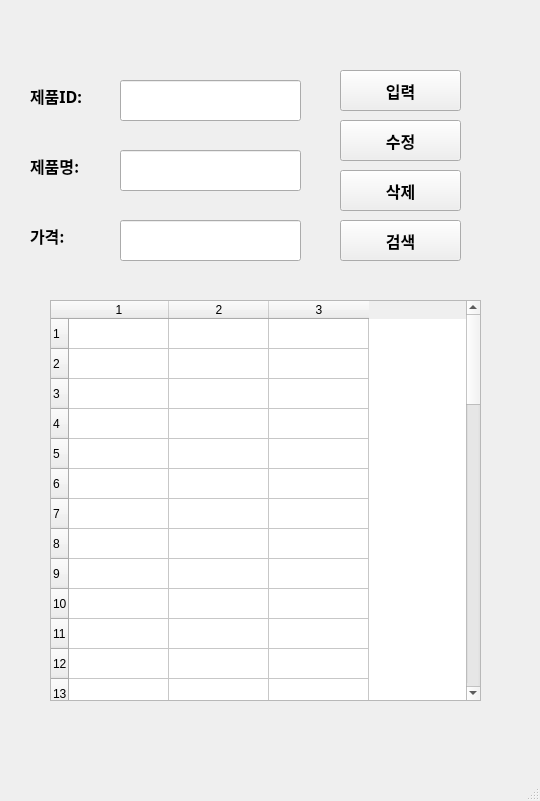
<?xml version="1.0" encoding="UTF-8"?>
<ui version="4.0">
 <class>MainWindow</class>
 <widget class="QMainWindow" name="MainWindow">
  <property name="geometry">
   <rect>
    <x>0</x>
    <y>0</y>
    <width>540</width>
    <height>801</height>
   </rect>
  </property>
  <property name="windowTitle">
   <string>MainWindow</string>
  </property>
  <widget class="QWidget" name="centralwidget">
   <widget class="QLabel" name="label">
    <property name="geometry">
     <rect>
      <x>30</x>
      <y>60</y>
      <width>111</width>
      <height>71</height>
     </rect>
    </property>
    <property name="font">
     <font>
      <family>맑은 고딕</family>
      <pointsize>12</pointsize>
      <weight>75</weight>
      <bold>true</bold>
     </font>
    </property>
    <property name="text">
     <string>제품ID:</string>
    </property>
   </widget>
   <widget class="QLabel" name="label_2">
    <property name="geometry">
     <rect>
      <x>30</x>
      <y>130</y>
      <width>111</width>
      <height>71</height>
     </rect>
    </property>
    <property name="font">
     <font>
      <family>맑은 고딕</family>
      <pointsize>12</pointsize>
      <weight>75</weight>
      <bold>true</bold>
     </font>
    </property>
    <property name="text">
     <string>제품명:</string>
    </property>
   </widget>
   <widget class="QLabel" name="label_3">
    <property name="geometry">
     <rect>
      <x>30</x>
      <y>200</y>
      <width>111</width>
      <height>71</height>
     </rect>
    </property>
    <property name="font">
     <font>
      <family>맑은 고딕</family>
      <pointsize>12</pointsize>
      <weight>75</weight>
      <bold>true</bold>
     </font>
    </property>
    <property name="text">
     <string>가격:</string>
    </property>
   </widget>
   <widget class="QLineEdit" name="prodID">
    <property name="geometry">
     <rect>
      <x>120</x>
      <y>80</y>
      <width>181</width>
      <height>41</height>
     </rect>
    </property>
   </widget>
   <widget class="QLineEdit" name="prodPrice">
    <property name="geometry">
     <rect>
      <x>120</x>
      <y>220</y>
      <width>181</width>
      <height>41</height>
     </rect>
    </property>
   </widget>
   <widget class="QLineEdit" name="prodName">
    <property name="geometry">
     <rect>
      <x>120</x>
      <y>150</y>
      <width>181</width>
      <height>41</height>
     </rect>
    </property>
   </widget>
   <widget class="QPushButton" name="pushButton">
    <property name="geometry">
     <rect>
      <x>340</x>
      <y>70</y>
      <width>121</width>
      <height>41</height>
     </rect>
    </property>
    <property name="font">
     <font>
      <family>맑은 고딕</family>
      <pointsize>12</pointsize>
      <weight>75</weight>
      <bold>true</bold>
     </font>
    </property>
    <property name="text">
     <string>입력</string>
    </property>
   </widget>
   <widget class="QPushButton" name="pushButton_2">
    <property name="geometry">
     <rect>
      <x>340</x>
      <y>220</y>
      <width>121</width>
      <height>41</height>
     </rect>
    </property>
    <property name="font">
     <font>
      <family>맑은 고딕</family>
      <pointsize>12</pointsize>
      <weight>75</weight>
      <bold>true</bold>
     </font>
    </property>
    <property name="text">
     <string>검색</string>
    </property>
   </widget>
   <widget class="QPushButton" name="pushButton_3">
    <property name="geometry">
     <rect>
      <x>340</x>
      <y>170</y>
      <width>121</width>
      <height>41</height>
     </rect>
    </property>
    <property name="font">
     <font>
      <family>맑은 고딕</family>
      <pointsize>12</pointsize>
      <weight>75</weight>
      <bold>true</bold>
     </font>
    </property>
    <property name="text">
     <string>삭제</string>
    </property>
   </widget>
   <widget class="QPushButton" name="pushButton_4">
    <property name="geometry">
     <rect>
      <x>340</x>
      <y>120</y>
      <width>121</width>
      <height>41</height>
     </rect>
    </property>
    <property name="font">
     <font>
      <family>맑은 고딕</family>
      <pointsize>12</pointsize>
      <weight>75</weight>
      <bold>true</bold>
     </font>
    </property>
    <property name="text">
     <string>수정</string>
    </property>
   </widget>
   <widget class="QTableWidget" name="tableWidget">
    <property name="geometry">
     <rect>
      <x>50</x>
      <y>300</y>
      <width>431</width>
      <height>401</height>
     </rect>
    </property>
    <property name="rowCount">
     <number>50</number>
    </property>
    <property name="columnCount">
     <number>3</number>
    </property>
    <row/>
    <row/>
    <row/>
    <row/>
    <row/>
    <row/>
    <row/>
    <row/>
    <row/>
    <row/>
    <row/>
    <row/>
    <row/>
    <row/>
    <row/>
    <row/>
    <row/>
    <row/>
    <row/>
    <row/>
    <row/>
    <row/>
    <row/>
    <row/>
    <row/>
    <row/>
    <row/>
    <row/>
    <row/>
    <row/>
    <row/>
    <row/>
    <row/>
    <row/>
    <row/>
    <row/>
    <row/>
    <row/>
    <row/>
    <row/>
    <row/>
    <row/>
    <row/>
    <row/>
    <row/>
    <row/>
    <row/>
    <row/>
    <row/>
    <row/>
    <column/>
    <column/>
    <column/>
   </widget>
  </widget>
  <widget class="QMenuBar" name="menubar">
   <property name="geometry">
    <rect>
     <x>0</x>
     <y>0</y>
     <width>540</width>
     <height>26</height>
    </rect>
   </property>
  </widget>
  <widget class="QStatusBar" name="statusbar"/>
 </widget>
 <resources/>
 <connections>
  <connection>
   <sender>pushButton</sender>
   <signal>clicked()</signal>
   <receiver>MainWindow</receiver>
   <slot>addPruduct()</slot>
   <hints>
    <hint type="sourcelabel">
     <x>426</x>
     <y>117</y>
    </hint>
    <hint type="destinationlabel">
     <x>484</x>
     <y>118</y>
    </hint>
   </hints>
  </connection>
  <connection>
   <sender>pushButton_4</sender>
   <signal>clicked()</signal>
   <receiver>MainWindow</receiver>
   <slot>updateProduct()</slot>
   <hints>
    <hint type="sourcelabel">
     <x>443</x>
     <y>166</y>
    </hint>
    <hint type="destinationlabel">
     <x>503</x>
     <y>169</y>
    </hint>
   </hints>
  </connection>
  <connection>
   <sender>pushButton_3</sender>
   <signal>clicked()</signal>
   <receiver>MainWindow</receiver>
   <slot>removeProduct()</slot>
   <hints>
    <hint type="sourcelabel">
     <x>426</x>
     <y>216</y>
    </hint>
    <hint type="destinationlabel">
     <x>485</x>
     <y>218</y>
    </hint>
   </hints>
  </connection>
  <connection>
   <sender>pushButton_2</sender>
   <signal>clicked()</signal>
   <receiver>MainWindow</receiver>
   <slot>getProduct()</slot>
   <hints>
    <hint type="sourcelabel">
     <x>444</x>
     <y>264</y>
    </hint>
    <hint type="destinationlabel">
     <x>499</x>
     <y>263</y>
    </hint>
   </hints>
  </connection>
 </connections>
 <slots>
  <slot>addPruduct()</slot>
  <slot>updateProduct()</slot>
  <slot>removeProduct()</slot>
  <slot>getProduct()</slot>
 </slots>
</ui>
